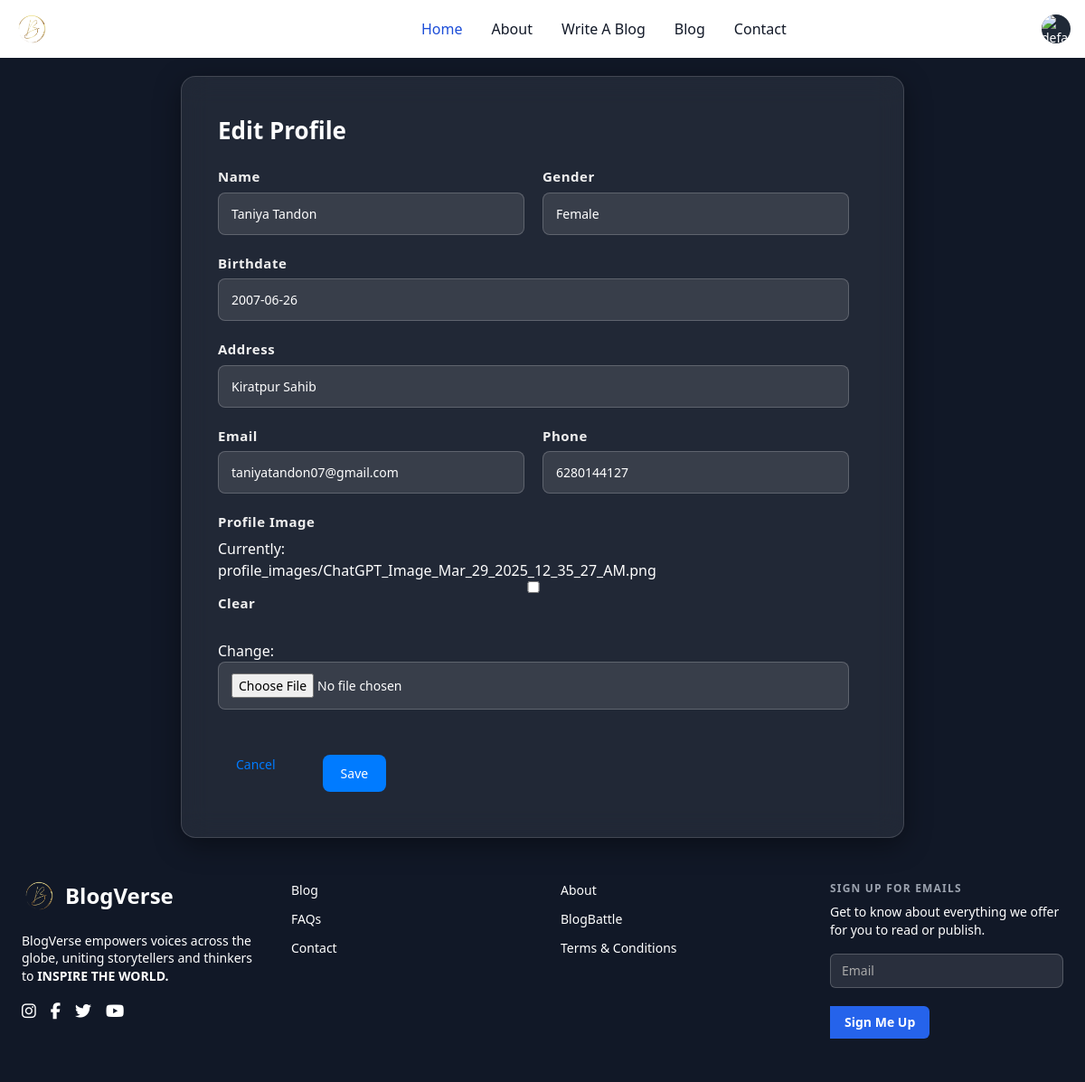
Screenshot of /blogverse/profile/update/ (signed in) with the database file from the repository.
### blogverse/models.py (models this page shows, shortened)
class Profile(models.Model):
    user = models.ForeignKey(settings.AUTH_USER_MODEL, on_delete=models.CASCADE)
    name = models.CharField(max_length=100)
    gender = models.CharField(max_length=6)
    birthdate = models.DateField(null=True, blank=True)
    address = models.CharField(max_length=100)
    email = models.EmailField()
    phone = models.CharField(max_length=10)
    profile_image = models.ImageField(upload_to='profile_images/', null=True, blank=True)

### blogverse/views.py (the view)
# urls.py: path('profile/update/', views.update_profile, name='update_profile'),
@login_required
def update_profile(request):
    profile = get_object_or_404(Profile, user=request.user)
    if request.method == 'POST':
        form = ProfileForm(request.POST, request.FILES, instance=profile)
        if form.is_valid():
            form.save()
            return redirect('profile_view')
    else:
        form = ProfileForm(instance=profile)
    return render(request, 'update_profile.html', {'form': form})

### blogverse/forms.py
class ProfileForm(forms.ModelForm):
    class Meta:
        model = Profile
        fields = ['name', 'gender', 'birthdate', 'address', 'email', 'phone', 'profile_image']

### blogverse/templates/update_profile.html (shortened to what this page needs)
{% extends 'base.html' %}
{% block content %}
<div class="profile-container">
    <div class="form-section">
        <h2>Edit Profile</h2>
        <form method="POST" enctype="multipart/form-data">
            <div class="form-group">
                <label for="name">Name</label>
                {{ form.name }}
            </div>
            <div class="form-group">
                <label for="gender">Gender</label>
                {{ form.gender }}
            </div>
            <div class="form-group">
                <label for="birthdate">Birthdate</label>
                {{ form.birthdate }}
            </div>
            <div class="form-group full-width">
                <label for="address">Address</label>
                {{ form.address }}
            </div>
            <div class="form-group">
                <label for="email">Email</label>
                {{ form.email }}
            </div>
            <div class="form-group">
                <label for="phone">Phone</label>
                {{ form.phone }}
            </div>
            <div class="form-group full-width">
                <label for="profile_image">Profile Image</label>
                {{ form.profile_image }}
            </div>
            <div class="form-buttons">
                <a href="{% url 'profile_view' %}" class="cancel-btn">Cancel</a>
                <a href="{% url 'profile_view' %}"><button type="submit" class="save-btn">Save</button></a>
            </div>
        </form>
    </div>
</div>
{% endblock %}

### blogverse/templates/update_profile.html (style rules this page uses)
body { font-family: 'Montserrat', sans-serif; background: linear-gradient(145deg, #1e1e2f, #2c2c3a); min-height: 100vh; color: #fff; }
.profile-container { backdrop-filter: blur(15px); background: rgba(255, 255, 255, 0.07); max-width: 800px; margin: auto; padding: 40px; border-radius: 16px; box-shadow: 0 8px 30px rgba(0, 0, 0, 0.4); display: flex; flex-direction: row; align-items: flex-start; gap: 30px; border: 1px solid rgba(255, 255, 255, 0.15); }
.form-section { flex: 1; padding-right: 20px; }
h2 { font-size: 26px; margin-bottom: 20px; font-weight: 700; color: #fff; }
form { display: flex; flex-wrap: wrap; gap: 20px; }
.form-group { flex: 1 1 45%; display: flex; flex-direction: column; }
.form-group.full-width { flex: 1 1 100%; }
label { font-size: 15px; margin-bottom: 6px; font-weight: 600; color: #f0f0f0; letter-spacing: 0.5px; }
input, select, textarea { padding: 12px 14px; font-size: 14px; border: 1px solid rgba(255, 255, 255, 0.2); border-radius: 8px; background-color: rgba(255, 255, 255, 0.1); color: #fff; transition: 0.2s; }
input::placeholder, textarea::placeholder { color: #aaa; }
.form-buttons { display: flex; justify-content: flex-end; gap: 12px; margin-top: 20px; }
.form-buttons button, .form-buttons a { padding: 10px 20px; font-size: 14px; border-radius: 8px; border: none; cursor: pointer; transition: 0.2s ease-in-out; text-decoration: none; text-align: center; }
.save-btn { background-color: #007bff; color: white; }
.cancel-btn { background-color: transparent; color: #007bff; border: 1px solid #007bff; }

### rows the page displays
Profile: name "Taniya Tandon", gender "Female", birthdate "2007-06-26", address "Kiratpur Sahib", email "taniyatandon07@gmail.com", phone "6280144127"
